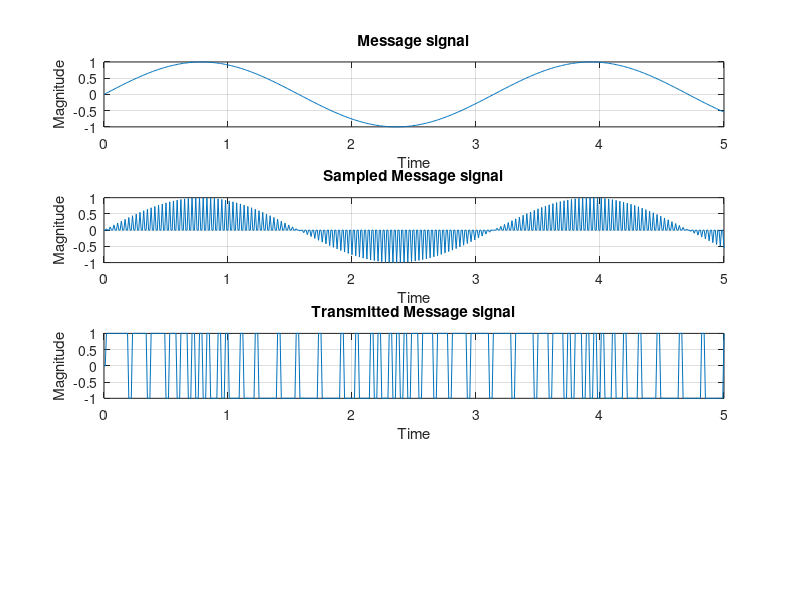
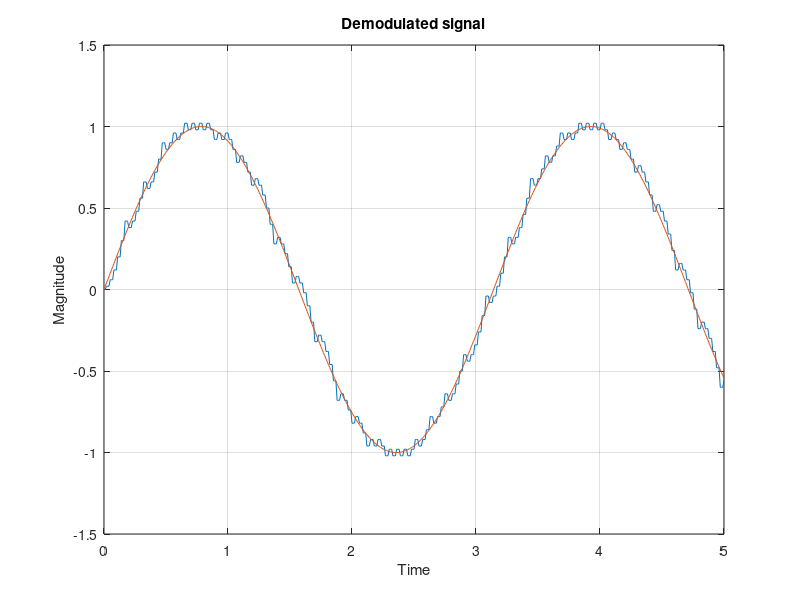

Write MATLAB code to recreate these figures, in order.
clc;
initial = 0;
final = 5;
step = 0.01;
fc = 1/pi;
delta = 0.02;
tb = 2;
t = initial:step:final;
msg = sin(2*pi*fc*t);
msg_sampled = []
for i=1:final/step+1
    if(rem(i,3)==0)
        msg_sampled(i) = msg(i);
    else
        msg_sampled(i) = 0;
    end
end
figure(1)
subplot(4,1,1)
plot(t,msg)
xlabel('Time')
ylabel('Magnitude')
title('Message signal')
grid on
subplot(4,1,2)
plot(t,msg_sampled)
xlabel('Time')
ylabel('Magnitude')
title('Sampled Message signal')
grid on

transmitted = zeros(size(msg));
delta_train = zeros(size(msg));
transmitted(1) = msg(1);
deltaPlus = 0;
deltaMinus = 0;
for i=2:final/step+1
    if(rem(i,3)==0)
        if(transmitted(i-1)<msg(i))
            deltaPlus = deltaPlus+delta;
            deltaMinus = delta;
            delta_train(i) = deltaPlus;
            transmitted(i) = transmitted(i-1)+deltaPlus;
        else
            deltaPlus = delta;
            deltaMinus = deltaMinus+delta;
            delta_train(i) = -deltaMinus;
            transmitted(i) = transmitted(i-1)-deltaMinus;
        end
    else
        delta_train(i) = delta_train(i-1);
        transmitted(i) = transmitted(i-1);
    end
end
pulse_train = zeros(size(msg));
for i=1:(final/step+1)
    if(delta_train(i)>0)
        pulse_train(i) = 1;
    end
    if(delta_train(i)<0)
        pulse_train(i) = -1;
    end
    
end
subplot(4,1,3)
plot(t,pulse_train)
xlabel('Time')
ylabel('Magnitude')
title('Transmitted Message signal')
grid on
figure(2)
%subplot(4,1,4)
plot(t,transmitted,t,msg)
xlabel('Time')
ylabel('Magnitude')
title('Demodulated signal') 
grid on
